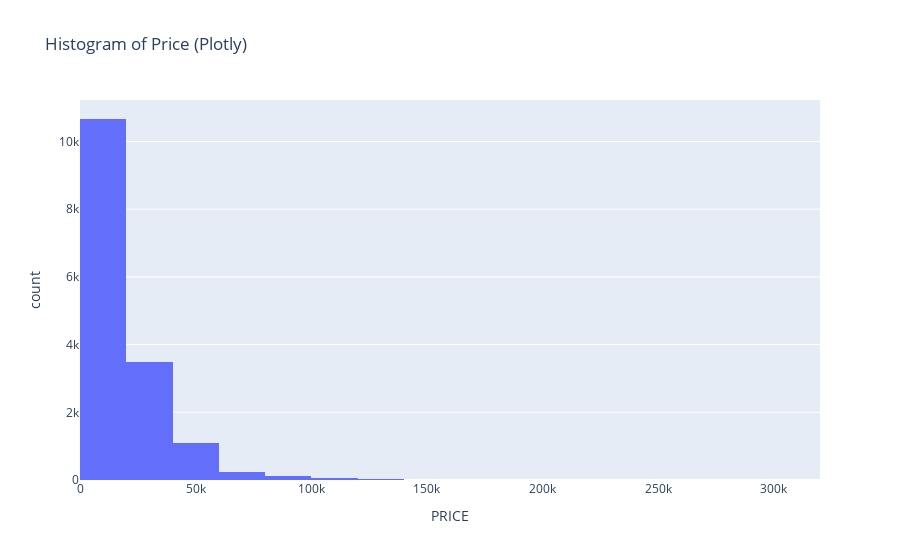

Notebook cell for this chart:
### Code cell
import plotly.express as px

# Plotly Histogram
fig = px.histogram(
    data_below400k, x="PRICE", nbins=30, title="Histogram of Price (Plotly)"
)
fig.show()

### Figure 1 — Plotly figure (JSON) as saved in the notebook; plotly's stock layout.template omitted (floating-point values rounded to 4 significant figures; data arrays with more than 128 entries replaced by an {"elided": "..."} marker saying what was removed)
{"data": [{"alignmentgroup": "True", "bingroup": "x", "hovertemplate": "PRICE=%{x}<br>count=%{y}<extra></extra>", "legendgroup": "", "marker": {"color": "#636efa", "pattern": {"shape": ""}}, "name": "", "nbinsx": 30, "offsetgroup": "", "orientation": "v", "showlegend": false, "type": "histogram", "x": {"elided": "15722 int values"}, "xaxis": "x", "yaxis": "y"}], "layout": {"barmode": "relative", "legend": {"tracegroupgap": 0}, "title": {"text": "Histogram of Price (Plotly)"}, "xaxis": {"anchor": "y", "domain": [0, 1], "title": {"text": "PRICE"}}, "yaxis": {"anchor": "x", "domain": [0, 1], "title": {"text": "count"}}}}
